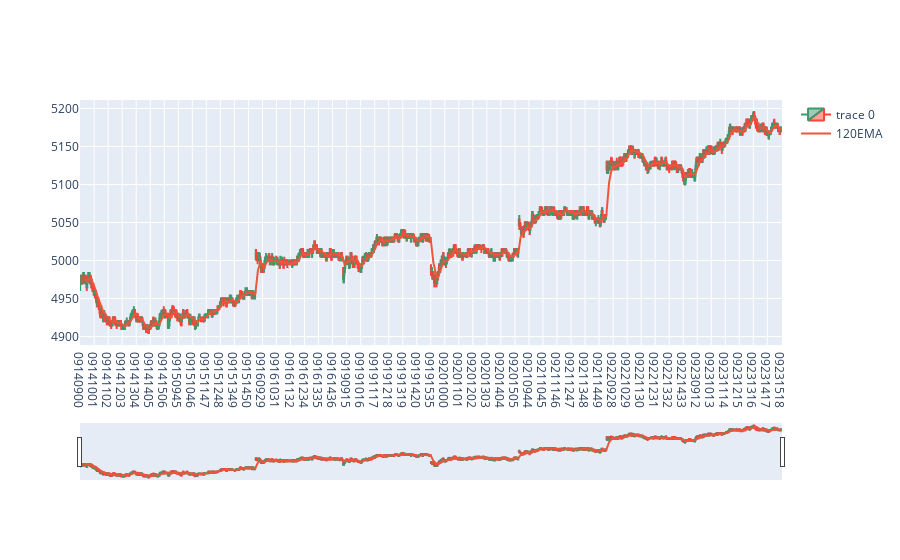

The notebook cell saved with this chart:
### Code cell
print_data_chart(df)

### Figure 1 — Plotly figure (JSON) as saved in the notebook; plotly's stock layout.template omitted (floating-point values rounded to 4 significant figures; data arrays with more than 128 entries replaced by an {"elided": "..."} marker saying what was removed)
{"data": [{"close": {"elided": "3053 int values"}, "high": {"elided": "3053 int values"}, "low": {"elided": "3053 int values"}, "open": {"elided": "3053 int values"}, "type": "candlestick", "x": {"elided": "3053 str values"}}, {"mode": "lines", "name": "120EMA", "type": "scatter", "x": {"elided": "3053 str values"}, "y": {"elided": "3053 float values"}}], "layout": {}}
